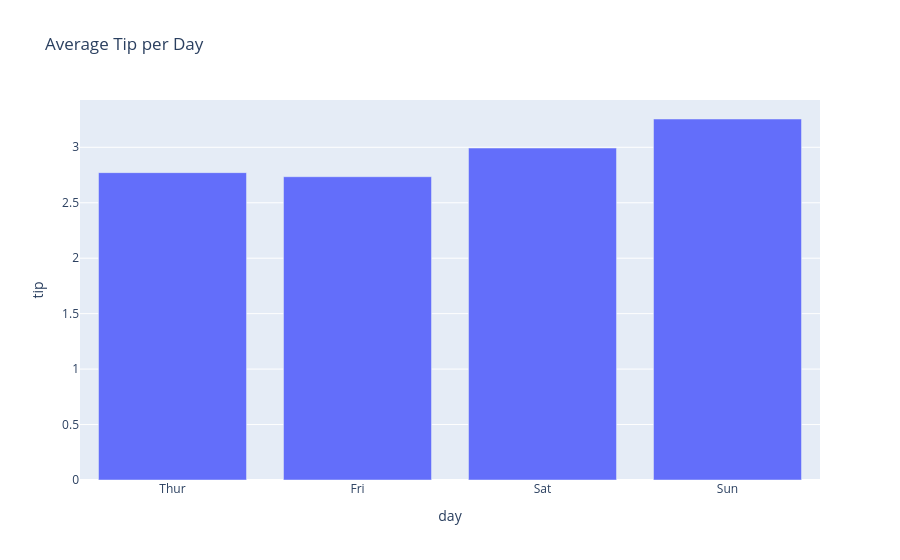

Write notebook code for a chart like this one.
### Code cell
import plotly.express as px

df = tips.groupby('day', as_index=False)['tip'].mean()

px.bar(df, x='day', y='tip', title='Average Tip per Day')

### Figure 1 — Plotly figure (JSON) as saved in the notebook; plotly's stock layout.template omitted (floating-point values rounded to 4 significant figures)
{"data": [{"hovertemplate": "day=%{x}<br>tip=%{y}<extra></extra>", "legendgroup": "", "marker": {"color": "#636efa", "pattern": {"shape": ""}}, "name": "", "orientation": "v", "showlegend": false, "textposition": "auto", "type": "bar", "x": ["Thur", "Fri", "Sat", "Sun"], "xaxis": "x", "y": [2.771, 2.735, 2.993, 3.255], "yaxis": "y"}], "layout": {"barmode": "relative", "legend": {"tracegroupgap": 0}, "title": {"text": "Average Tip per Day"}, "xaxis": {"anchor": "y", "domain": [0, 1], "title": {"text": "day"}}, "yaxis": {"anchor": "x", "domain": [0, 1], "title": {"text": "tip"}}}}
